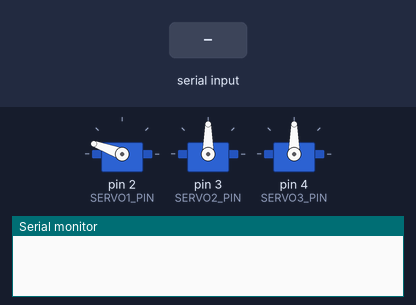
Bench run of a sketch on a simulated Arduino Uno, built with avr-gcc and run on an emulated ATmega328P. Parts: 3 × servo, the last lines printed to the serial monitor. The inputs (shaded band) are chosen by the test bench.

Above: at 1.2 s.
1.3 s: "90,45,200\n" received over Serial
At 6.8 s:
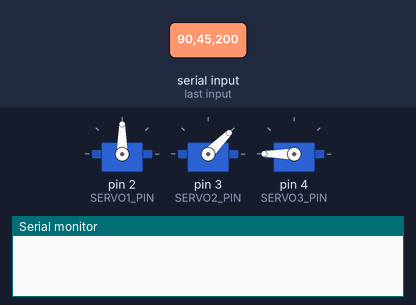
7.3 s: "30,150,10\n" received over Serial
At 15.9 s:
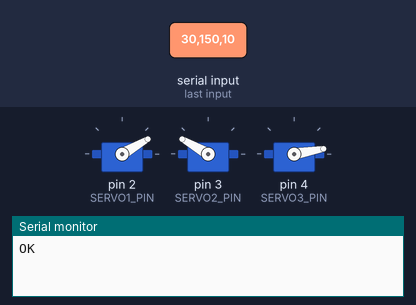
16.3 s: "90,45\n" received over Serial
At 21.8 s:
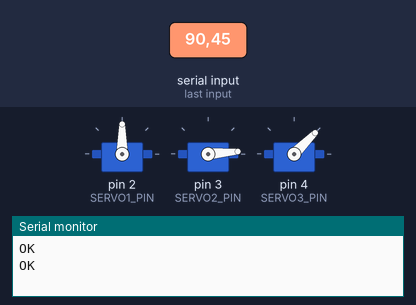
Timing chart, 0 to 23.3 s (numbered marks = the images above; inputs shaded):
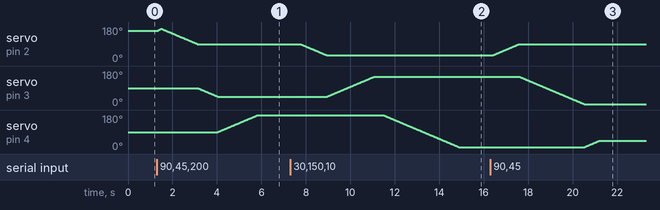

Measured:
- after the input at 1.3 s, servo on pin 2 (SERVO1_PIN): rises from 160° to 171° in 0.16 s, then falls to 90° in 1.6 s; servo on pin 3 (SERVO2_PIN): moves from 90° to 45° over 0.89 s, starting after 1.8 s; servo on pin 4 (SERVO3_PIN): moves from 90° to 180° over 1.8 s, starting after 2.7 s
- after the input at 7.3 s, servo on pin 2 (SERVO1_PIN): moves from 90° to 30° over 1.2 s, starting after 0.46 s; servo on pin 3 (SERVO2_PIN): moves from 45° to 150° over 2.1 s, starting after 1.7 s; servo on pin 4 (SERVO3_PIN): moves from 180° to 10° over 3.4 s, starting after 4.2 s
- after the input at 16.3 s, servo on pin 2 (SERVO1_PIN): moves from 30° to 90° over 1.2 s, starting after 0.11 s; servo on pin 3 (SERVO2_PIN): moves from 150° to 5° over 2.9 s, starting after 1.3 s; servo on pin 4 (SERVO3_PIN): moves from 10° to 45° over 0.68 s, starting after 4.2 s

The sketch:

sketch_dec20a.ino
```cpp
#include <ServoEasing.hpp>


ServoEasing servo1;
ServoEasing servo2;
ServoEasing servo3;

const int SERVO1_PIN = 2;
const int SERVO2_PIN = 3;
const int SERVO3_PIN = 4;

int currentAngle1 = 180;
int currentAngle2 = 90;
int currentAngle3 = 90;
const int stepSize = 1;
const int stepDelay = 20;
int servoSpeed = 50;

void setup() {
  Serial.begin(9600);
  servo1.attach(SERVO1_PIN, 500, 2500, 0, 180);
  servo2.attach(SERVO2_PIN, 500, 2500, 0, 180);
  servo3.attach(SERVO3_PIN, 500, 2500, 0, 180);

  servo1.setEasingType(EASE_LINEAR);
  servo2.setEasingType(EASE_LINEAR);
  servo3.setEasingType(EASE_LINEAR);

  servo1.write(160);
  servo2.write(90);
  servo3.write(90);


  setSpeedForAllServos(servoSpeed);
}

void moveServoSmoothly(ServoEasing &servo, int &currentAngle, int targetAngle) {
  while (currentAngle != targetAngle) {
    if (currentAngle < targetAngle) {
      currentAngle += stepSize;
    } else {
      currentAngle -= stepSize;
    }
    servo.setEaseTo(currentAngle);
    delay(stepDelay);
  }
}


void loop() {

  if (Serial.available() > 0) {
    String data = Serial.readStringUntil('\n');
    data.trim();

    // Разбиваем строку на углы
    int separator1 = data.indexOf(',');
    int separator2 = data.lastIndexOf(',');

    if (separator1 != -1 && separator2 != -1) {
      int angle1 = data.substring(0, separator1).toInt();
      int angle2 = data.substring(separator1 + 1, separator2).toInt();
      int angle3 = data.substring(separator2 + 1).toInt();

      if (angle2 < 5) {
        angle2 = 5;
    }

      moveServoSmoothly(servo1, currentAngle1, angle1);
      moveServoSmoothly(servo2, currentAngle2, angle2);
      moveServoSmoothly(servo3, currentAngle3, angle3);

      synchronizeAllServosStartAndWaitForAllServosToStop();
      delay(500);


      Serial.println("OK");
    }
  }
}
```
